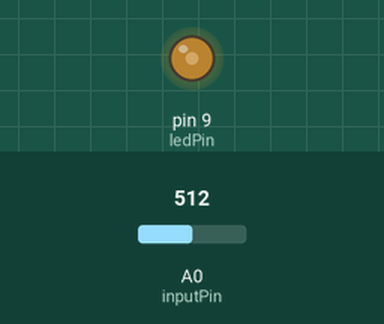
The sketch below on a simulated Arduino Uno, built with avr-gcc and run on an emulated ATmega328P. Shown: output pins drawn as LEDs (lit = HIGH). The inputs (shaded band) are chosen by the test bench; at power-on: A0 (inputPin) = 512. What the sketch prints to the serial monitor is not drawn.

Above: at 0.27 s.
1.3 s: A0 (inputPin) set to 989
4.3 s: A0 (inputPin) set to 1012
Timing chart, 0 to 13.3 s (numbered marks = the images above; inputs shaded):
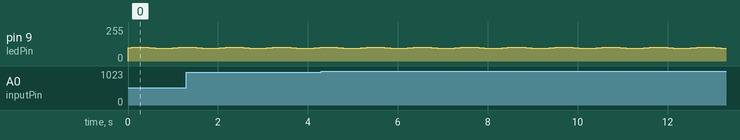

Measured:
- by itself, pin 9 (ledPin): repeats every 1.0 s: 104/255 0.22 s, 103/255 0.04 s, 102/255 0.04 s, 101/255 0.04 s, 100/255 0.02 s, 99/255 0.04 s, 98/255 0.02 s, 97/255 0.04 s, 96/255 0.04 s, 95/255 0.22 s, 96/255 0.04 s, 97/255 0.04 s, 98/255 0.04 s, 99/255 0.02 s, 100/255 0.04 s, 101/255 0.02 s, 102/255 0.04 s, 103/255 0.04 s

The sketch:

lab5sketch.ino
```cpp
  const int ledPin = 9;       // pin that the LED is attached to
  const int TWOPI = 2*3.1415926;
  unsigned long currentTime = 0;
  int brightness;


  const int numReadings1 = 1;
  int readings1[numReadings1];  // the readings from the analog input
  int readIndex1 = 0;          // the index of the current reading
  int total1 = 0;              // the running total
  int average1 = 0;            // the average


  const int numReadings5 = 5;
  int readings5[numReadings5];  // the readings from the analog input
  int readIndex5 = 0;          // the index of the current reading
  int total5 = 0;              // the running total
  int average5 = 0;            // the average

  const int numReadings10 = 10;
  int readings10[numReadings10];  // the readings from the analog input
  int readIndex10 = 0;          // the index of the current reading
  int total10 = 0;              // the running total
  int average10 = 0;            // the average

  int inputPin = A0;

  void setup() {
    pinMode(ledPin, OUTPUT);
    for (int thisReading = 0; thisReading < numReadings1; thisReading++) {
      readings1[thisReading] = 0;
     }


    for (int thisReading = 0; thisReading < numReadings5; thisReading++) {
      readings5[thisReading] = 0;
     }


    for (int thisReading = 0; thisReading < numReadings10; thisReading++) {
      readings10[thisReading] = 0;
     }

    Serial.begin(9600);
  }

  void loop() {

    // subtract the last reading:
    total1 = total1 - readings1[readIndex1];
    // read from the sensor:
    readings1[readIndex1] = analogRead(inputPin);
    // add the reading to the total:
    total1 = total1 + readings1[readIndex1];
    // advance to the next position in the array:
    readIndex1 = readIndex1 + 1;

    // if we're at the end of the array...
    if (readIndex1 >= numReadings1) {
      // ...wrap around to the beginning:
      readIndex1 = 0;
    }

    // calculate the average:
    average1 = total1 / numReadings1;
    // send it to the computer as ASCII digits

    // subtract the last reading:
    total5 = total5 - readings5[readIndex5];
    // read from the sensor:
    readings5[readIndex5] = analogRead(inputPin);
    // add the reading to the total:
    total5 = total5 + readings5[readIndex5];
    // advance to the next position in the array:
    readIndex5 = readIndex5 + 1;

    // if we're at the end of the array...
    if (readIndex5 >= numReadings5) {
      // ...wrap around to the beginning:
      readIndex5 = 0;
    }

    // calculate the average:
    average5 = total5 / numReadings5;
    // send it to the computer as ASCII digits


    // subtract the last reading:
    total10 = total10 - readings10[readIndex10];
    // read from the sensor:
    readings10[readIndex10] = analogRead(inputPin);
    // add the reading to the total:
    total10 = total10 + readings10[readIndex10];
    // advance to the next position in the array:
    readIndex10 = readIndex10 + 1;

    // if we're at the end of the array...
    if (readIndex10 >= numReadings10) {
      // ...wrap around to the beginning:
      readIndex10 = 0;
    }

    // calculate the average:
    average10 = total10 / numReadings10;
    // send it to the computer as ASCII digits


    brightness = 100+5*sin(1.0*TWOPI*millis()/1000);
    analogWrite(ledPin,brightness);


    currentTime = millis();

    //time in millisecondsseconds
    Serial.print(currentTime);
    Serial.print(',');
    Serial.print(average1);
    Serial.print(',');
    Serial.print(average5);
    Serial.print(',');
    Serial.println(average10);
    delay(1);
  }
```
